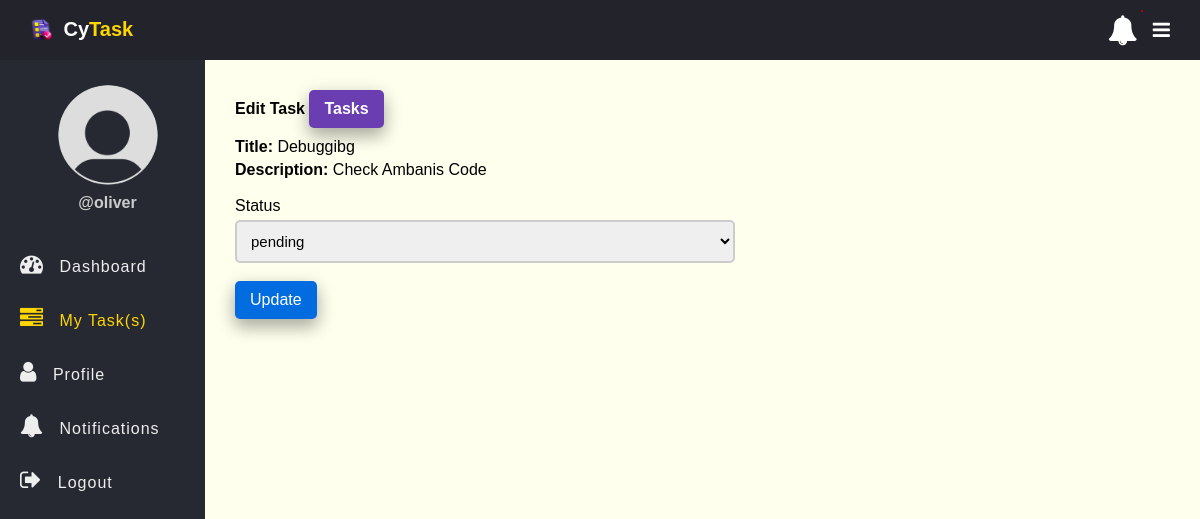
The page /edit-task-employee.php?id=30 (signed in) on the database its author committed.
### tables this page shows
CREATE TABLE `tasks` (
  `id` int(11) NOT NULL AUTO_INCREMENT,
  `title` varchar(100) NOT NULL,
  `description` text DEFAULT NULL,
  `assigned_to` int(11) DEFAULT NULL,
  `due_date` date DEFAULT NULL,
  `status` enum('pending','in_progress','completed') DEFAULT 'pending',
  `created_at` timestamp NOT NULL DEFAULT current_timestamp(),
  PRIMARY KEY (`id`),
  KEY `assigned_to` (`assigned_to`),
  CONSTRAINT `tasks_ibfk_1` FOREIGN KEY (`assigned_to`) REFERENCES `users` (`id`)
);

### app/Model/Task.php (called while the page is built, shortened)
<?php
function get_task_by_id($conn, $id){
	$sql = "SELECT * FROM tasks WHERE id =? ";
	$stmt = $conn->prepare($sql);
	$stmt->execute([$id]);
	if($stmt->rowCount() > 0){
		$task = $stmt->fetch();
	}else $task = 0;
	return $task;
}

### edit-task-employee.php (the view, shortened to what this page needs)
<?php
if (isset($_SESSION['role']) && isset($_SESSION['id']) && $_SESSION['role'] == "employee") {
    include "DB_connection.php";
    include "app/Model/Task.php";
    include "app/Model/User.php";
    $id = $_GET['id'];
    $task = get_task_by_id($conn, $id);
 ?>
<!DOCTYPE html>
<html>
<head>
	<link rel="stylesheet" href="https://stackpath.bootstrapcdn.com/font-awesome/4.7.0/css/font-awesome.min.css">
	<link rel="stylesheet" href="css/style.css">
</head>
<body>
	<?php include "inc/header.php" ?>
	<div class="body">
		<?php include "inc/nav.php" ?>
		<section class="section-1">
			<h4 class="title">Edit Task <a href="my_task.php">Tasks</a></h4>
			<form class="form-1"
			      method="POST"
			      action="app/update-task-employee.php">
				<div class="input-holder">
					<p><b>Title: </b><?=$task['title']?></p>
				</div>
				<div class="input-holder">
					<p><b>Description: </b><?=$task['description']?></p>
				</div><br>
            <div class="input-holder">
					<lable>Status</lable>
					<select name="status" class="input-1">
						<option
						      <?php if( $task['status'] == "pending") echo"selected"; ?> >pending</option>
					</select><br>
				</div>
				<button class="edit-btn">Update</button>
			</form>
		</section>
	</div>
</body>
</html>
<?php }else{
   $em = "First login";
   header("Location: login.php?error=$em");
   exit();
}
 ?>

### css/style.css (style rules this page uses)
* { padding: 0; margin: 0; box-sizing: border-box; font-family: arial, sans-serif; }
.body { display: flex; }
.section-1 { padding: 30px; }
.section-1 .title { margin-bottom: 10px; }
.section-1 .title a { text-decoration: none; display: inline-block; padding-left: 10px; border: none; background: #6A3EB1; padding: 10px 15px; color: #fff; font-size: 16px; border-radius: 5px; cursor: pointer; outline: none; transition: background 1s; box-shadow: 0 8px 16px 0 rgba(0,0,0,0.2), 0 6px 20px 0 rgba(0,0,0,0.19); }
.section-1 { width: 100%; background: #ffe; }
.edit-btn { text-decoration: none; display: inline-block; padding-left: 10px; border: none; background: #006CE0; padding: 10px 15px; color: #fff; font-size: 16px; border-radius: 5px; cursor: pointer; outline: none; transition: background 1s; box-shadow: 0 8px 16px 0 rgba(0,0,0,0.2), 0 6px 20px 0 rgba(0,0,0,0.19); }
.form-1 { width: 90%; max-width: 500px; }
.input-holder lable { display: block; margin-bottom: 5px; }
.input-1 { border: 2px solid #ccc; width: 100%; padding: 10px; font-size: 15px; outline: none; border-radius: 5px; display: block; }

### rows shown on the page
tasks: title "Debuggibg", description "Check Ambanis Code", status "pending"

### other values the page prints
$_SESSION['username'] "oliver"
